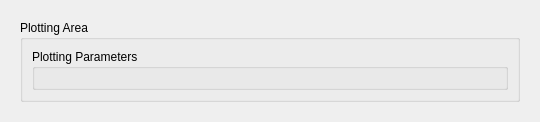
      <widget class="QWidget" name="tab_2">
       <attribute name="title">
        <string>Plotting</string>
       </attribute>
       <layout class="QGridLayout" name="gridLayout_16">
        <item row="1" column="0">
         <widget class="QStackedWidget" name="stackedWidget_2">
          <widget class="QWidget" name="page_4">
           <layout class="QGridLayout" name="gridLayout_17">
            <item row="0" column="0">
             <widget class="QGroupBox" name="groupBox_7">
              <property name="minimumSize">
               <size>
                <width>500</width>
                <height>0</height>
               </size>
              </property>
              <property name="title">
               <string>Plotting Area</string>
              </property>
              <layout class="QGridLayout" name="gridLayout_15">
               <item row="0" column="0">
                <layout class="QGridLayout" name="gridLayout_plotB"/>
               </item>
               <item row="1" column="0">
                <widget class="QGroupBox" name="groupBox_8">
                 <property name="maximumSize">
                  <size>
                   <width>16777215</width>
                   <height>150</height>
                  </size>
                 </property>
                 <property name="title">
                  <string>Plotting Parameters</string>
                 </property>
                 <layout class="QGridLayout" name="gridLayout_20" columnstretch="0">
                  <item row="0" column="0">
                   <layout class="QGridLayout" name="gridLayout_8"/>
                  </item>
                 </layout>
                </widget>
               </item>
              </layout>
             </widget>
            </item>
           </layout>
          </widget>
          <widget class="QWidget" name="page_5"/>
         </widget>
        </item>
       </layout>
      </widget>
